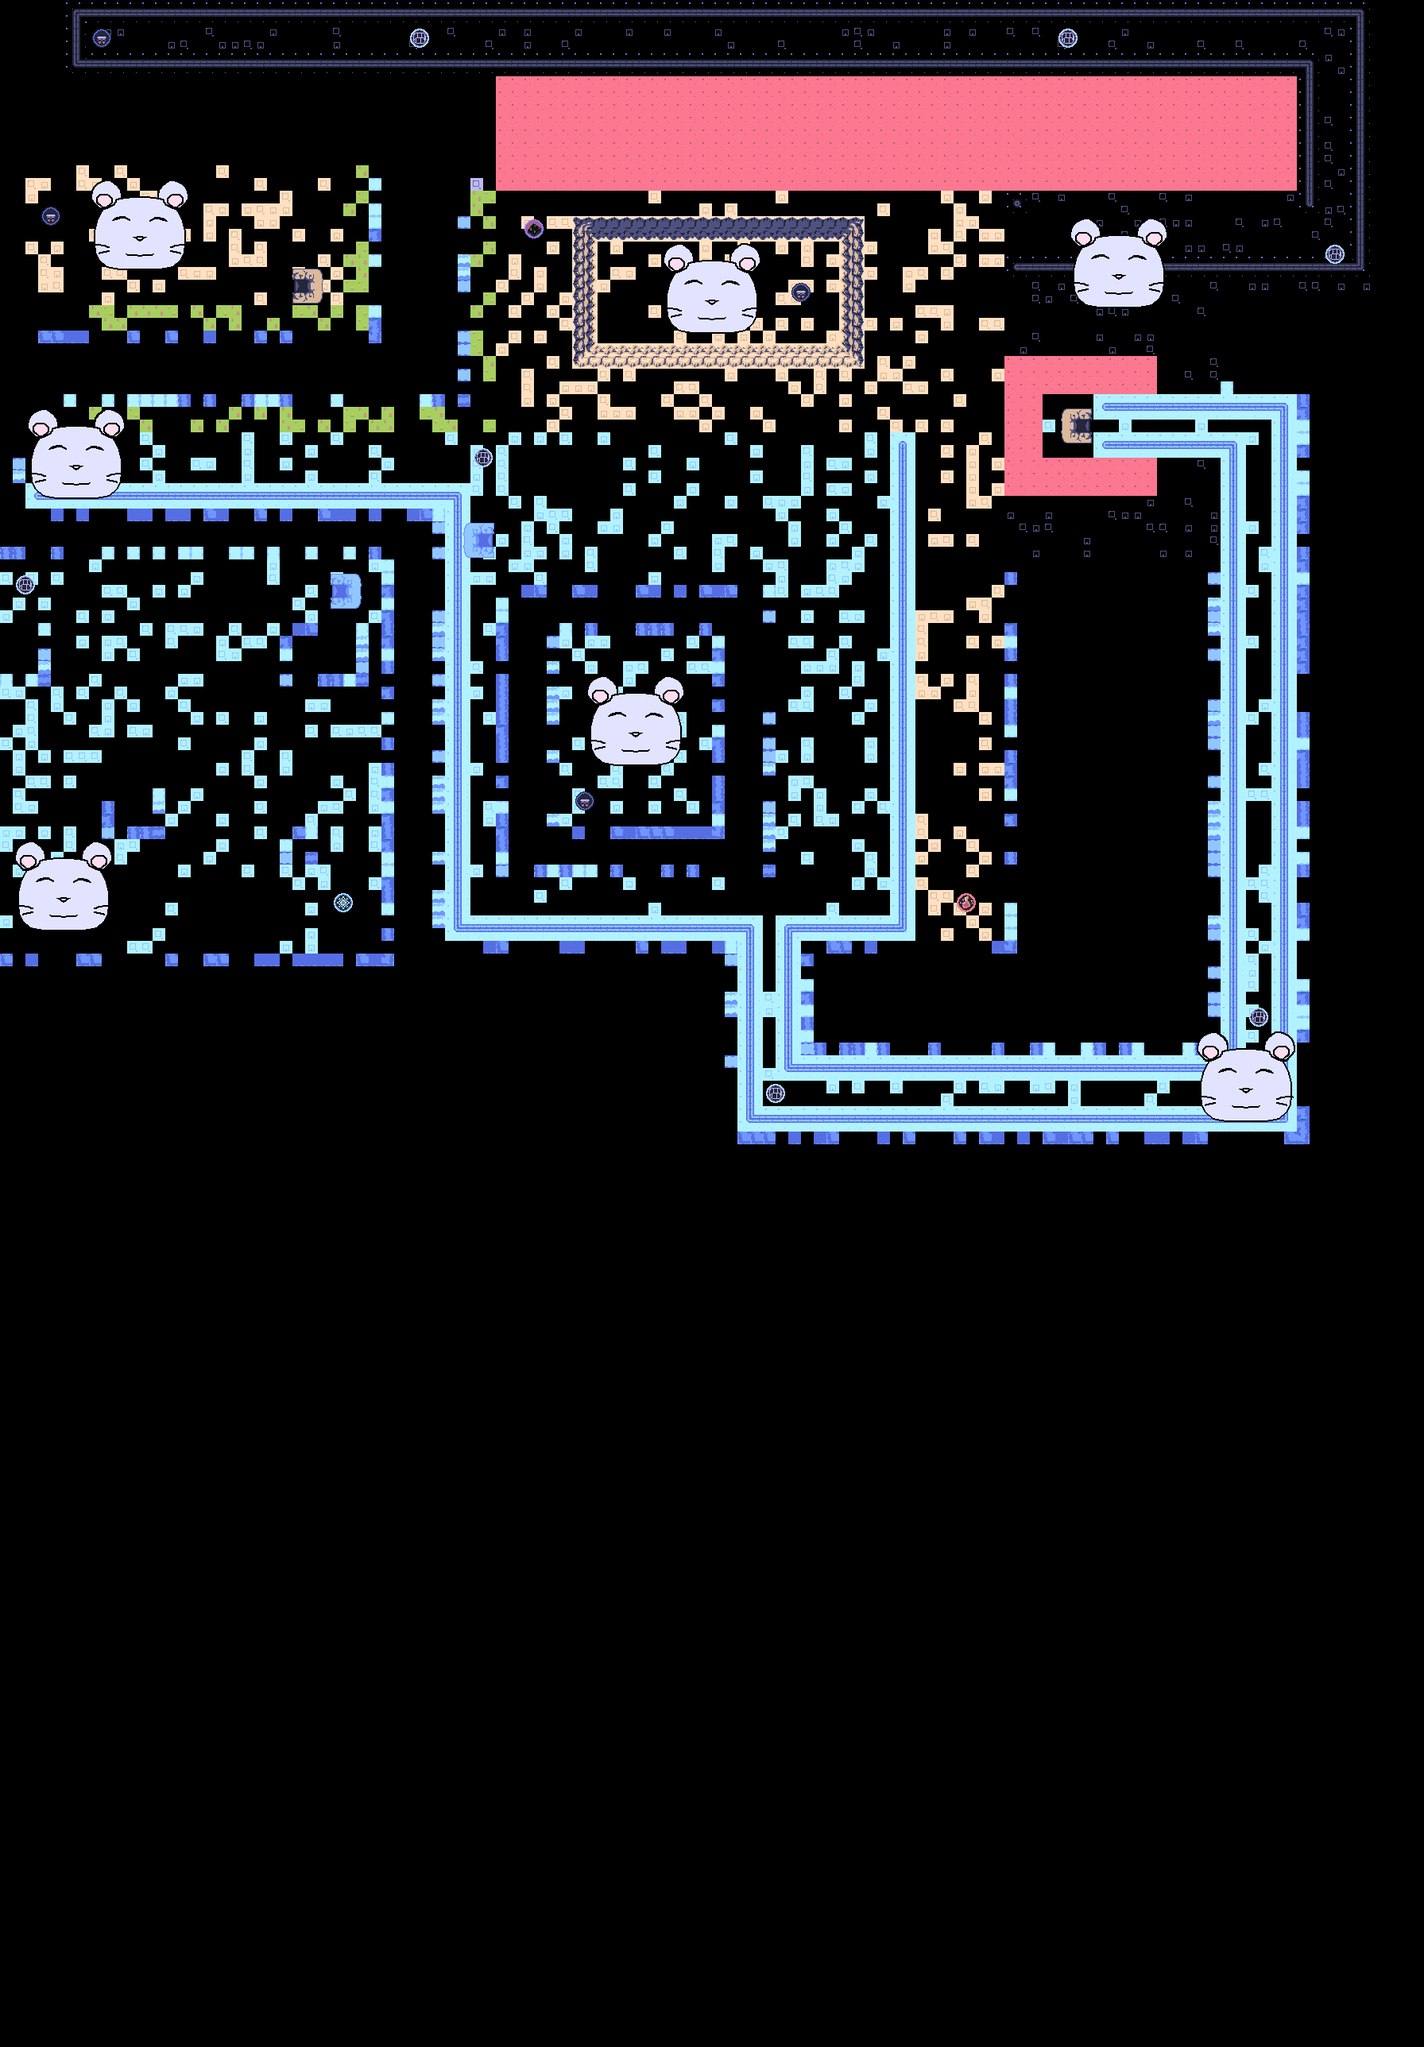

This is a level from a 2D game, rendered from its Tiled map with the project's own tilesets. A one-line summary and the map file follow, with tile-layer data summarised:
An orthogonal 112x161 tile map with 16x16 px tiles, 2 tile layers (Tile Layer 1, Tile Layer 2) and 5 objects (4x Tunnel, SpawnZone).

<map version="1.10" tiledversion="1.10.2" class="Map" orientation="orthogonal" renderorder="right-down" width="112" height="161" tilewidth="16" tileheight="16" infinite="0" nextlayerid="4" nextobjectid="9">
 <properties>
  <property name="AI Difficulty" type="int" propertytype="Difficulty" value="1" />
  <property name="BGM" propertytype="BGM" value="shiru8bit - A Little Journey.ogg" />
 </properties>
 <tileset firstgid="1" source="Terrain.tsx" />
 <layer id="1" name="Tile Layer 1" width="112" height="161">
  <data>[18032 cells, 6893 non-empty, 123 distinct tile ids]</data>
 </layer>
 <layer id="2" name="Tile Layer 2" width="112" height="161">
  <data>[18032 cells, 540 non-empty, 120 distinct tile ids]</data>
 </layer>
 <objectgroup id="3" name="Object Layer 1">
  <object id="1" type="Tunnel" x="612" y="680">
   <point />
  </object>
  <object id="2" type="Tunnel" x="424" y="748">
   <properties>
    <property name="Link" type="object" value="1" />
   </properties>
   <point />
  </object>
  <object id="3" type="Tunnel" x="376" y="364">
   <properties>
    <property name="Link" type="object" value="4" />
   </properties>
   <point />
  </object>
  <object id="4" type="Tunnel" x="1364" y="536">
   <point />
  </object>
  <object id="6" name="Spawn" type="SpawnZone" x="1120" y="272" width="112" height="80" />
 </objectgroup>
</map>